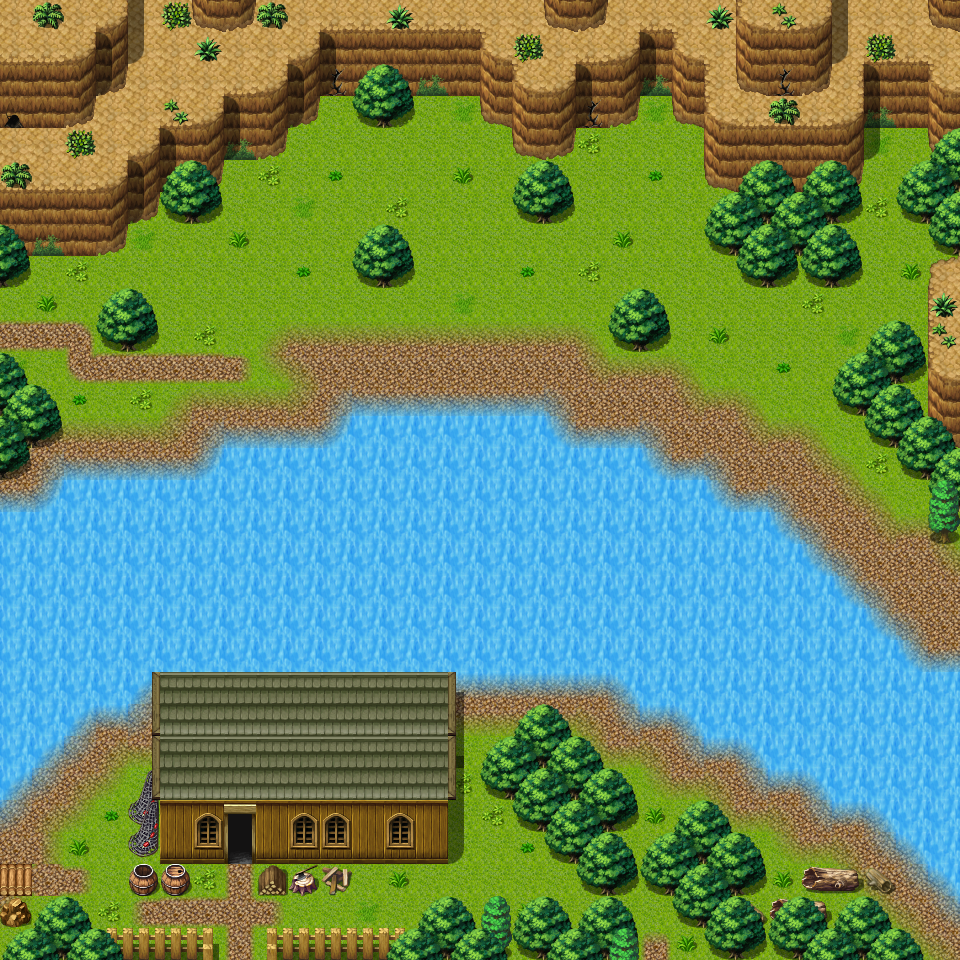

A 2D game scene composited from a Tiled map and its tileset images. What follows is a short description and the map's XML, with each tile layer's data collapsed to a summary:
An orthogonal 30x30 tile map with 32x32 px tiles, 3 tile layers (Ground, Objects, Above), 1 hidden layer not drawn, 24 tilesets and 10 objects (6x mapchange, 4x spawn).

<map version="1.0" orientation="orthogonal" width="30" height="30" tilewidth="32" tileheight="32">
    <properties>
        <property name="outdoors" value="1" />
    </properties>
    <tileset firstgid="1" name="map_25" tilewidth="32" tileheight="32">
        <image source="../drawable/map_25.png" width="256" height="256" />
    </tileset>
    <tileset firstgid="65" name="map_21" tilewidth="32" tileheight="32">
        <image source="../drawable/map_21.png" width="256" height="256" />
    </tileset>
    <tileset firstgid="129" name="map_6" tilewidth="32" tileheight="32">
        <image source="../drawable/map_6.png" width="256" height="256" />
    </tileset>
    <tileset firstgid="193" name="map_0" tilewidth="32" tileheight="32">
        <image source="../drawable/map_0.png" width="256" height="256" />
    </tileset>
    <tileset firstgid="257" name="map_19" tilewidth="32" tileheight="32">
        <image source="../drawable/map_19.png" width="256" height="256" />
    </tileset>
    <tileset firstgid="321" name="map_28" tilewidth="32" tileheight="32">
        <image source="../drawable/map_28.png" width="256" height="256" />
    </tileset>
    <tileset firstgid="385" name="map_10" tilewidth="32" tileheight="32">
        <image source="../drawable/map_10.png" width="256" height="256" />
    </tileset>
    <tileset firstgid="449" name="map_5" tilewidth="32" tileheight="32">
        <image source="../drawable/map_5.png" width="256" height="256" />
    </tileset>
    <tileset firstgid="513" name="map_17" tilewidth="32" tileheight="32">
        <image source="../drawable/map_17.png" width="256" height="256" />
    </tileset>
    <tileset firstgid="577" name="map_4" tilewidth="32" tileheight="32">
        <image source="../drawable/map_4.png" width="256" height="256" />
    </tileset>
    <tileset firstgid="641" name="map_1" tilewidth="32" tileheight="32">
        <image source="../drawable/map_1.png" width="256" height="256" />
    </tileset>
    <tileset firstgid="705" name="map_36" tilewidth="32" tileheight="32">
        <image source="../drawable/map_36.png" width="256" height="256" />
    </tileset>
    <tileset firstgid="769" name="map_3" tilewidth="32" tileheight="32">
        <image source="../drawable/map_3.png" width="256" height="256" />
    </tileset>
    <tileset firstgid="833" name="map_7" tilewidth="32" tileheight="32">
        <image source="../drawable/map_7.png" width="256" height="256" />
    </tileset>
    <tileset firstgid="897" name="map_9" tilewidth="32" tileheight="32">
        <image source="../drawable/map_9.png" width="256" height="256" />
    </tileset>
    <tileset firstgid="961" name="map_16" tilewidth="32" tileheight="32">
        <image source="../drawable/map_16.png" width="256" height="256" />
    </tileset>
    <tileset firstgid="1025" name="map_26" tilewidth="32" tileheight="32">
        <image source="../drawable/map_26.png" width="256" height="256" />
    </tileset>
    <tileset firstgid="1089" name="map_22" tilewidth="32" tileheight="32">
        <image source="../drawable/map_22.png" width="256" height="256" />
    </tileset>
    <tileset firstgid="1153" name="map_8" tilewidth="32" tileheight="32">
        <image source="../drawable/map_8.png" width="256" height="256" />
    </tileset>
    <tileset firstgid="1217" name="map_18" tilewidth="32" tileheight="32">
        <image source="../drawable/map_18.png" width="256" height="256" />
    </tileset>
    <tileset firstgid="1281" name="map_27" tilewidth="32" tileheight="32">
        <image source="../drawable/map_27.png" width="256" height="256" />
    </tileset>
    <tileset firstgid="1345" name="map_2" tilewidth="32" tileheight="32">
        <image source="../drawable/map_2.png" width="256" height="256" />
    </tileset>
    <tileset firstgid="1409" name="map_13" tilewidth="32" tileheight="32">
        <image source="../drawable/map_13.png" width="256" height="256" />
    </tileset>
    <tileset firstgid="1473" name="map_20" tilewidth="32" tileheight="32">
        <image source="../drawable/map_20.png" width="256" height="256" />
    </tileset>
    <layer name="Ground" width="30" height="30">
        <data>[900 cells, 900 non-empty, 18 distinct tile ids]</data>
    </layer>
    <layer name="Objects" width="30" height="30">
        <data>[900 cells, 329 non-empty, 58 distinct tile ids]</data>
    </layer>
    <layer name="Above" width="30" height="30">
        <data>[900 cells, 117 non-empty, 24 distinct tile ids]</data>
    </layer>
    <layer name="Walkable" width="30" height="30" visible="0">
        <data>[900 cells, 603 non-empty, 1 distinct tile ids]</data>
    </layer>
    <objectgroup name="Mapevents">
        <object name="south" type="mapchange" x="224" y="928" width="32" height="32">
            <properties>
                <property name="map" value="waterwayextention" />
                <property name="place" value="north" />
            </properties>
        </object>
        <object name="west" type="mapchange" x="0" y="864" width="32" height="32">
            <properties>
                <property name="map" value="waterway1" />
                <property name="place" value="east" />
            </properties>
        </object>
        <object name="north" type="mapchange" x="0" y="288" width="32" height="96">
            <properties>
                <property name="map" value="waterway3" />
                <property name="place" value="east" />
            </properties>
        </object>
        <object name="center" type="mapchange" x="224" y="832" width="32" height="32">
            <properties>
                <property name="map" value="waterwayhouse" />
                <property name="place" value="south" />
            </properties>
        </object>
        <object name="east" type="mapchange" x="928" y="544" width="32" height="96">
            <properties>
                <property name="map" value="waterway4" />
                <property name="place" value="west" />
            </properties>
        </object>
        <object name="south2" type="mapchange" x="640" y="928" width="64" height="32">
            <properties>
                <property name="map" value="graveyard0" />
                <property name="place" value="north" />
            </properties>
        </object>
    </objectgroup>
    <objectgroup name="Spawn">
        <object name="iqhan_1" type="spawn" x="256" y="96" width="256" height="64">
            <properties>
                <property name="quantity" value="2" />
                <property name="spawngroup" value="iqhan_1" />
            </properties>
        </object>
        <object name="frog_3" type="spawn" x="64" y="160" width="864" height="320">
            <properties>
                <property name="quantity" value="4" />
                <property name="spawngroup" value="frog_3" />
            </properties>
        </object>
        <object name="izthiel_3" type="spawn" x="256" y="192" width="640" height="320">
            <properties>
                <property name="quantity" value="2" />
                <property name="spawngroup" value="izthiel_3" />
            </properties>
        </object>
        <object name="frog_2" type="spawn" x="544" y="96" width="384" height="288">
            <properties>
                <property name="quantity" value="3" />
                <property name="spawngroup" value="frog_2" />
            </properties>
        </object>
    </objectgroup>
    <objectgroup name="Keys" />
</map>
